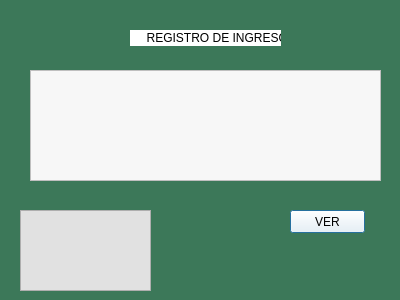
<?xml version="1.0" encoding="UTF-8"?>
<ui version="4.0">
 <class>Registros</class>
 <widget class="QDialog" name="Registros">
  <property name="geometry">
   <rect>
    <x>0</x>
    <y>0</y>
    <width>400</width>
    <height>300</height>
   </rect>
  </property>
  <property name="windowTitle">
   <string>Dialog</string>
  </property>
  <property name="styleSheet">
   <string notr="true">background-color: rgb(60, 120, 89);</string>
  </property>
  <widget class="QListView" name="lst_registro_ingresos">
   <property name="geometry">
    <rect>
     <x>20</x>
     <y>210</y>
     <width>131</width>
     <height>81</height>
    </rect>
   </property>
   <property name="styleSheet">
    <string notr="true">background-color: rgb(225, 225, 225);</string>
   </property>
  </widget>
  <widget class="QLabel" name="label">
   <property name="geometry">
    <rect>
     <x>130</x>
     <y>30</y>
     <width>151</width>
     <height>16</height>
    </rect>
   </property>
   <property name="styleSheet">
    <string notr="true">background-color: rgb(255, 255, 255);
border-color: rgb(0, 170, 127);</string>
   </property>
   <property name="text">
    <string>     REGISTRO DE INGRESOS</string>
   </property>
  </widget>
  <widget class="QPlainTextEdit" name="plainTextEdit">
   <property name="geometry">
    <rect>
     <x>30</x>
     <y>70</y>
     <width>351</width>
     <height>111</height>
    </rect>
   </property>
   <property name="styleSheet">
    <string notr="true">background-color: rgb(247, 247, 247);</string>
   </property>
  </widget>
  <widget class="QPushButton" name="btn_ver_registro">
   <property name="geometry">
    <rect>
     <x>290</x>
     <y>210</y>
     <width>75</width>
     <height>23</height>
    </rect>
   </property>
   <property name="styleSheet">
    <string notr="true">background-color: rgb(255, 255, 255);</string>
   </property>
   <property name="text">
    <string>VER</string>
   </property>
  </widget>
 </widget>
 <resources/>
 <connections/>
</ui>
